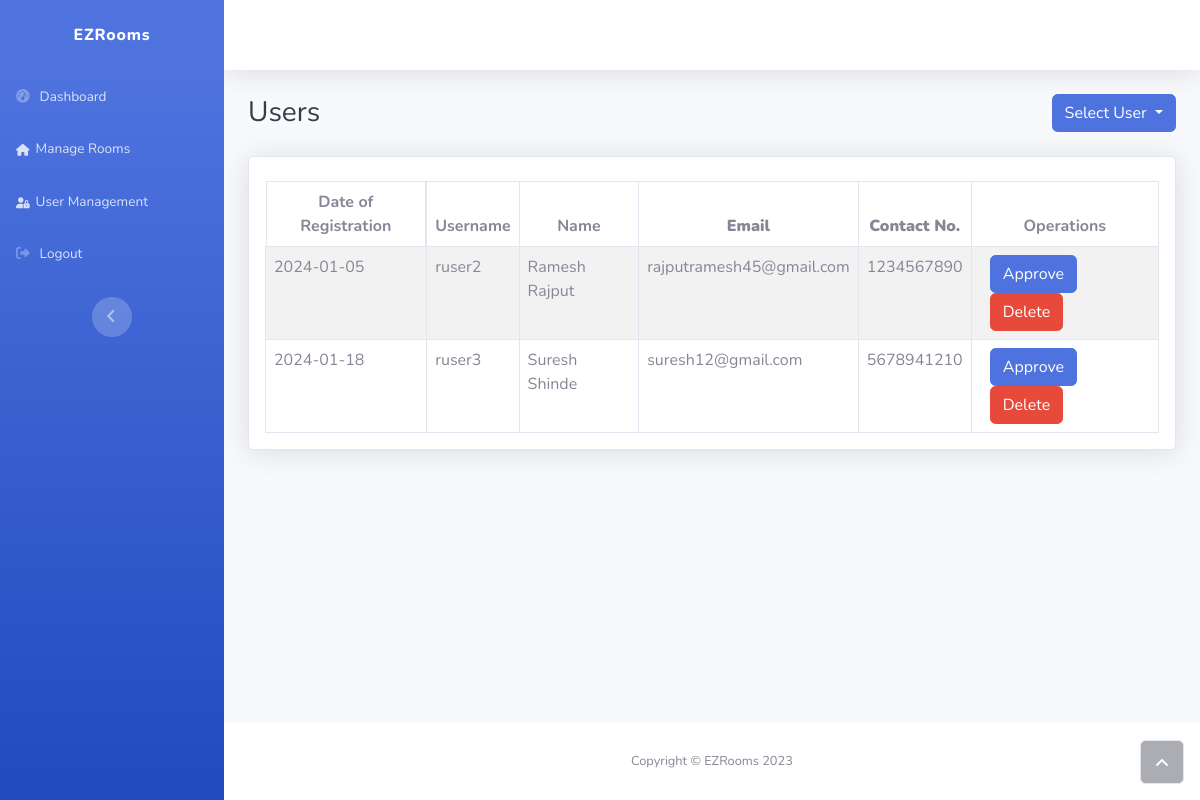
The page /Users/Admin/user_mgmt.php?account_type=owners (signed in) on the database its author committed.
### tables this page shows
CREATE TABLE `owners` (
  `owner_id` varchar(36) NOT NULL,
  `owner_photo` varchar(500) NOT NULL,
  `owner_fname` varchar(20) NOT NULL,
  `owner_lname` varchar(20) NOT NULL,
  `owner_phno` varchar(11) NOT NULL,
  `owner_email` varchar(60) NOT NULL,
  `owner_username` varchar(30) NOT NULL,
  `owner_password` varchar(30) NOT NULL,
  `acs_date` date NOT NULL DEFAULT current_timestamp()
);

### Users/Admin/user_mgmt.php (the view, shortened to what this page needs)
<!DOCTYPE html>
<html lang="en">
<head>
    <link rel="stylesheet" href="assets/bootstrap/css/bootstrap.min.css?h=cb606d99bb2418df19b6bc818b41e412">
    <link rel="stylesheet" href="https://use.fontawesome.com/releases/v5.12.0/css/all.css">
</head>
<body id="page-top">
    <div id="wrapper">
    <nav class="navbar navbar-dark align-items-start sidebar sidebar-dark accordion bg-gradient-primary p-0">
            <div class="container-fluid d-flex flex-column p-0"><a
                    class="navbar-brand d-flex justify-content-center align-items-center sidebar-brand m-0"
                    href="index.html">
                    <div class="sidebar-brand-text mx-3"><span class="text-capitalize">EZRooms</span></div>
                </a>
                <ul class="navbar-nav text-light" id="accordionSidebar">
                    <li class="nav-item"><a class="nav-link" href="index.php"><i
                                class="fas fa-tachometer-alt"></i><span
                                style="margin: -2px;margin-left: 6px;">Dashboard</span></a></li>
                    <li class="nav-item"><a class="nav-link" href="manage%20room.php"><span style="margin: -2px;margin-left: 6px;">Manage Rooms</span></a></li>
                    <li class="nav-item"><a class="nav-link" href="user_mgmt.php"><span style="margin: -2px;margin-left: 6px;">User Management</span></a></li>
                            <li class="nav-item"><a class="nav-link" href="logout.php"><i class="fa-solid fa-right-from-bracket"></i><span style="margin: -2px;margin-left: 6px;">Logout</span></a></li>
                </ul>
                <div class="text-center d-none d-md-inline"><button class="btn rounded-circle border-0"
                        id="sidebarToggle" type="button"></button></div>
            </div>
        </nav>
        <div class="d-flex flex-column" id="content-wrapper">
            <div id="content">
                <nav class="navbar navbar-light navbar-expand bg-white shadow mb-4 topbar static-top">
                </nav>
                <?php
                include '../connection.php';
                $selectedTable = 'students';
                if (isset($_GET['account_type'])) {
                    $selectedTable = $_GET['account_type'];
                }
                $tableName = $selectedTable === 'students' ? 'students' : 'owners';
                ?>
                <div class="container-fluid">
                    <div class="d-sm-flex justify-content-between align-items-center mb-4">
                        <h3 class="text-dark mb-0">Users</h3>
                        <div class="dropdown">
                            <button class="btn btn-primary dropdown-toggle" aria-expanded="false"
                                data-bs-toggle="dropdown" type="button">Select User&nbsp;</button>
                        </div>
                    </div>
                </div>
                <div class="container">
                    <div class="card shadow">
                        <div class="card-body">
                            <div class="table-responsive mt-2" id="dataTable-1" role="grid"
                                aria-describedby="dataTable_info">
                                <?php $data = fetchDataFromDatabase($conn, $tableName); ?>
                                <table class="table table-bordered table-striped my-0" id="dataTable">
                                    <thead class="thead-dark">
                                        <tr>
                                            <th class="text-center d-block">Date of Registration</th>
                                            <th class="text-center">Username</th>
                                            <th class="text-center">Name</th>
                                            <th class="text-center"><strong>Email</strong></th>
                                            <th class="text-center"><strong>Contact No.</strong></th>
                                            <th class="text-center">Operations</th>
                                        </tr>
                                    </thead>
                                    <tbody>
                                        <?php
                                        function isUserApproved($conn, $selectedTable, $userId)
                                        {
                                            $approvalTable = ($selectedTable === 'students') ? 'user_stud' : 'user_owner';
                                            $idColumn = ($selectedTable === 'students') ? 'stud_id' : 'owner_id';
                                            $sql = "SELECT COUNT(*) as count FROM $approvalTable WHERE $idColumn = '$userId'";
                                            $result = mysqli_query($conn, $sql);
                                            if ($result) {
                                                $row = mysqli_fetch_assoc($result);
                                                return $row['count'] > 0;
                                            } else {
                                                return false;
                                            }
                                        }
                                        ?>
                                        <?php foreach ($data as $row): ?>
                                            <?php
                                            $idColumn = ($selectedTable === 'students') ? 'stud_id' : 'owner_id';
                                            $userId = $row[$idColumn];
                                            if (!isUserApproved($conn, $selectedTable, $userId)) {
                                                ?>
                                                <tr>
                                                    <td>
                                                        <?= $row['acs_date'] ?>
                                                    </td>
                                                    <td>
                                                        <?= isset($row['owner_username']) ? $row['owner_username'] : $row['stud_username'] ?>
                                                    </td>
                                                    <td>
                                                        <?php
                                                        if (isset($row['owner_fname'])) {
                                                            echo $row['owner_fname'] . ' ' . $row['owner_lname'];
                                                        } elseif (isset($row['stud_fname'])) {
                                                            echo $row['stud_fname'] . ' ' . $row['stud_lname'];
                                                        } else {
                                                            echo 'N/A';
                                                        }
                                                        ?>
                                                    </td>
                                                    <td>
                                                        <?= isset($row['owner_email']) ? $row['owner_email'] : $row['stud_email'] ?>
                                                    </td>
                                                    <td>
                                                        <?= isset($row['owner_phno']) ? $row['owner_phno'] : $row['stud_phno'] ?>
                                                    </td>
                                                    <td>
                                                        <?php
                                                        $approveLink = "approve.php?id=" . urlencode($userId) . "&account_type=" . urlencode($selectedTable);
                                                        echo "<a style='margin-left:10px;' href=\"$approveLink\" class=\"btn btn-primary\" role=\"button\">Approve</a>";
                                                        $deleteLink = "delete.php?id=" . urlencode($userId) . "&account_type=" . urlencode($selectedTable);
                                                        echo "<a style='margin-left:10px;' href=\"$deleteLink\" class=\"btn btn-danger\" name=\"delete\" role=\"button\">Delete</a>";
                                                        ?>
                                                    </td>
                                                </tr>
                                            <?php } ?>
                                        <?php endforeach; ?>
                                    </tbody>
                                </table>
                            </div>
                        </div>
                    </div>
                </div>
                <?php
                function fetchDataFromDatabase($conn, $tableName)
                {
                    $sql = "SELECT * FROM $tableName";
                    $result = mysqli_query($conn, $sql);
                    if ($result) {
                        $data = mysqli_fetch_all($result, MYSQLI_ASSOC);
                        return $data;
                    } else {
                        return [];
                    }
                }
                ?>
            </div>
            <footer class="bg-white sticky-footer">
                <div class="container my-auto">
                    <div class="text-center my-auto copyright"><span>Copyright © EZRooms 2023</span></div>
                </div>
            </footer>
        </div><a class="border rounded d-inline scroll-to-top" href="#page-top"><i class="fas fa-angle-up"></i></a>
    </div>
</body>
</html>

### rows shown on the page
owners: acs_date "2024-01-05", owner_username "ruser2", owner_fname "Ramesh", owner_lname "Rajput", owner_email "rajputramesh45@gmail.com", owner_phno "1234567890"
owners: acs_date "2024-01-18", owner_username "ruser3", owner_fname "Suresh", owner_lname "Shinde", owner_email "suresh12@gmail.com", owner_phno "5678941210"
